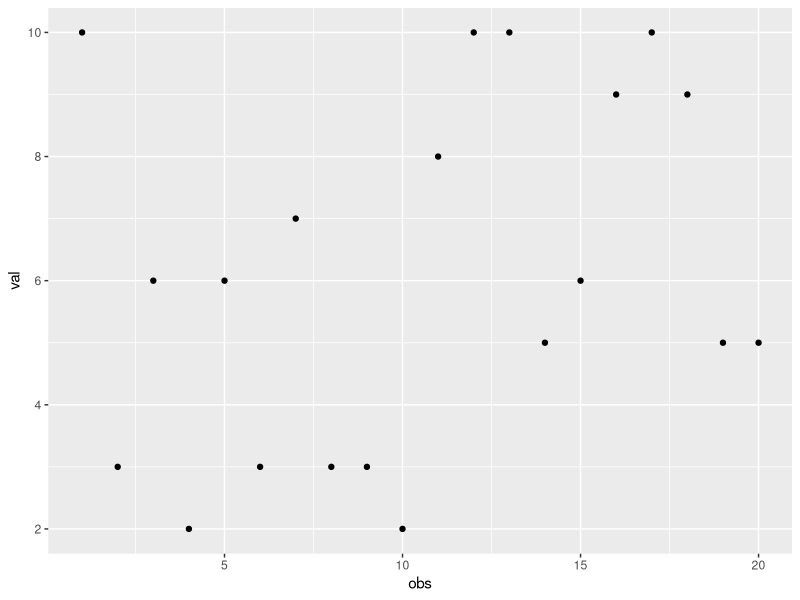
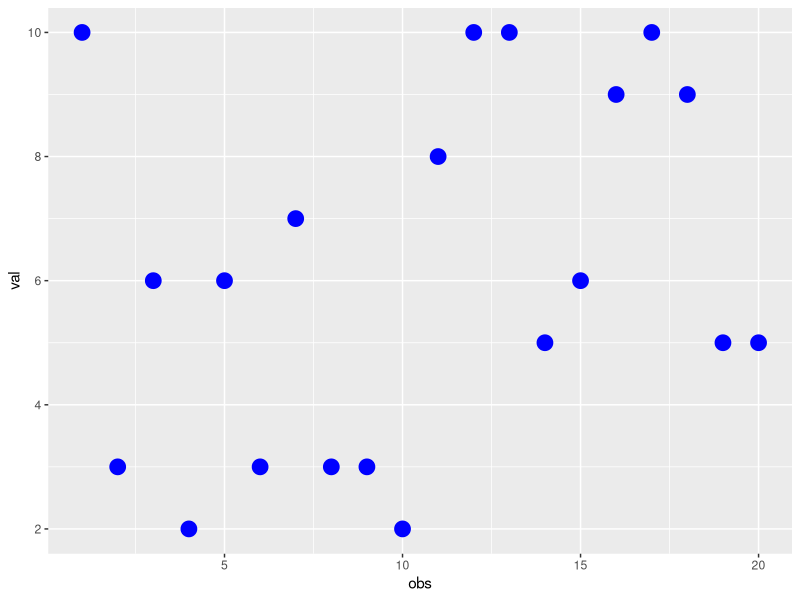
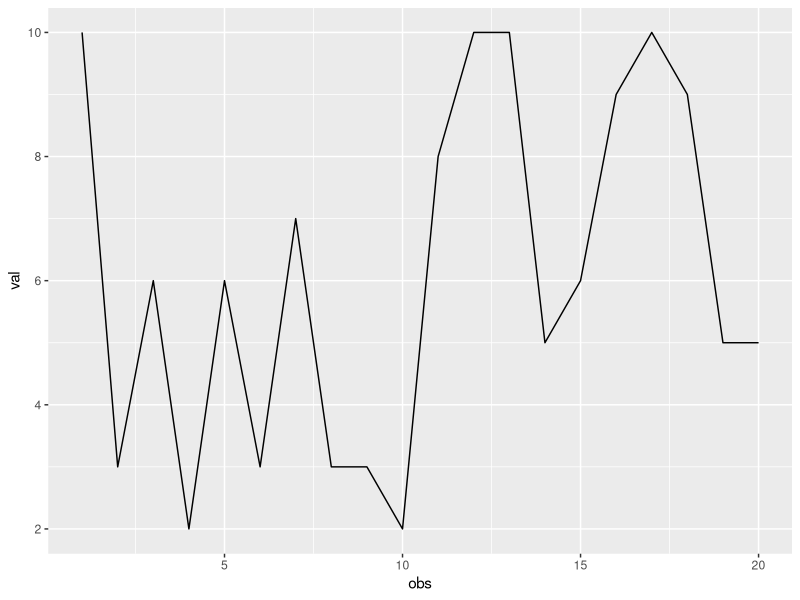
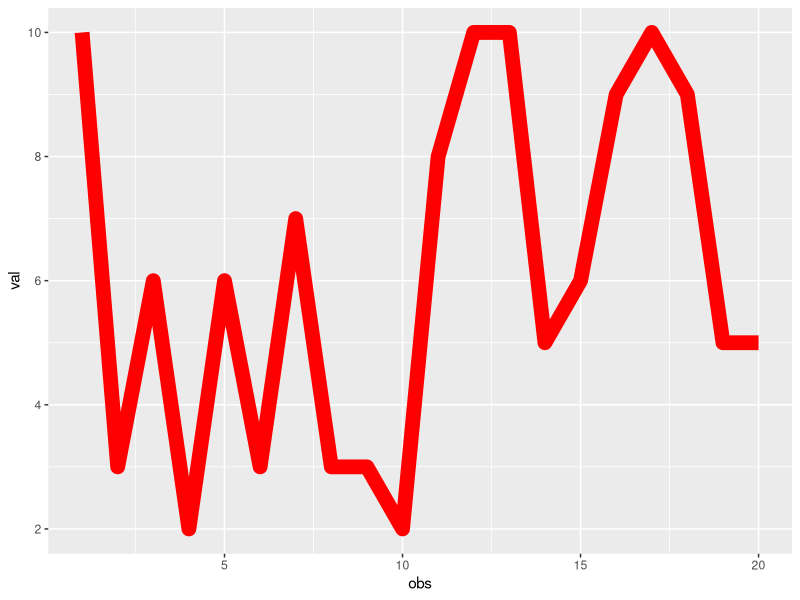
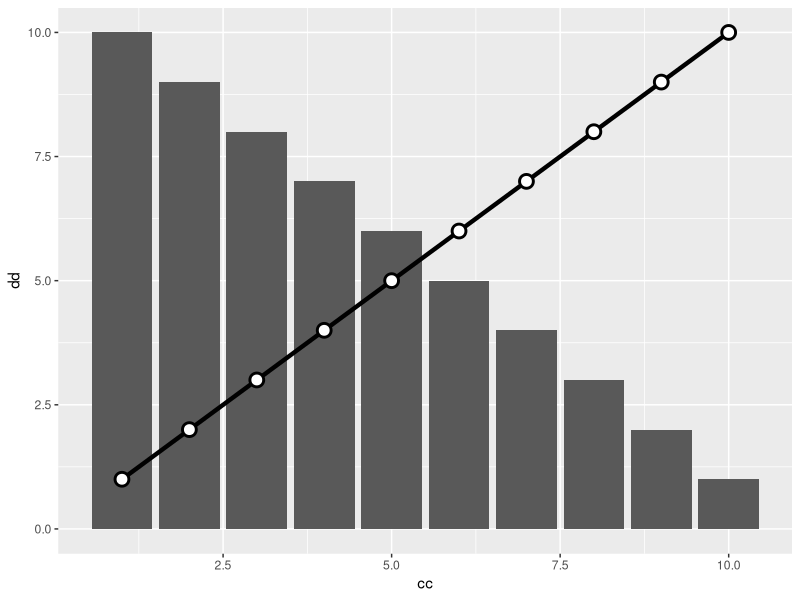

R code for these plots, in order:
## ---- chunk 1

library(ggplot2)
set.seed(1228) #해당 숫자를 기준으로 랜덤 숫자
var.rand <- data.frame(
  obs <- 1:20, #관측치의 약자
  val <- sample(
    1:10,
    size =20,
    replace=T
  )
)
var.rand

ggplot(
  data=var.rand,
  aes(x=obs,y=val)
)+geom_point()
## ---- chunk 2
ggplot(
  data=var.rand, 
  )+geom_point(aes(x=obs,y=val),color="blue", size=5)
## ---- chunk 3
set.seed(1228) #해당 숫자를 기준으로 랜덤 숫자

var.rand <- data.frame(
  obs <- 1:20, #관측치의 약자
  val <- sample(
    1:10,
    size =20,
    replace=T
  )
)
var.rand

ggplot(
  data=var.rand,
)+geom_line(aes(x=obs,y=val))
## ---- chunk 4
ggplot(
  data=var.rand,
)+geom_line(aes(x=obs,y=val),color="red",size=5)
## ---- chunk 5
dfDemo1 <- data.frame(aa=1:10, bb=10:1)
dfDemo2 <- data.frame(cc=1:10, dd=1:10)
ggplot(
  data = dfDemo2,
  aes(x=cc, y=dd)
)+ geom_col(data=dfDemo1,
            aes(x=aa,y=bb))+
  geom_point(size=5)+
  geom_line(size=1.5)+
  geom_point(size=3,
             color="#FFFFFF")
